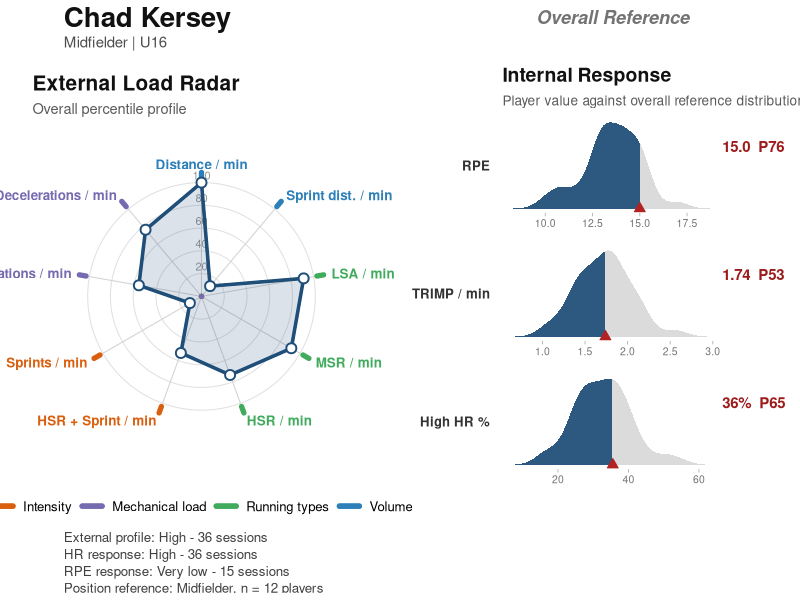
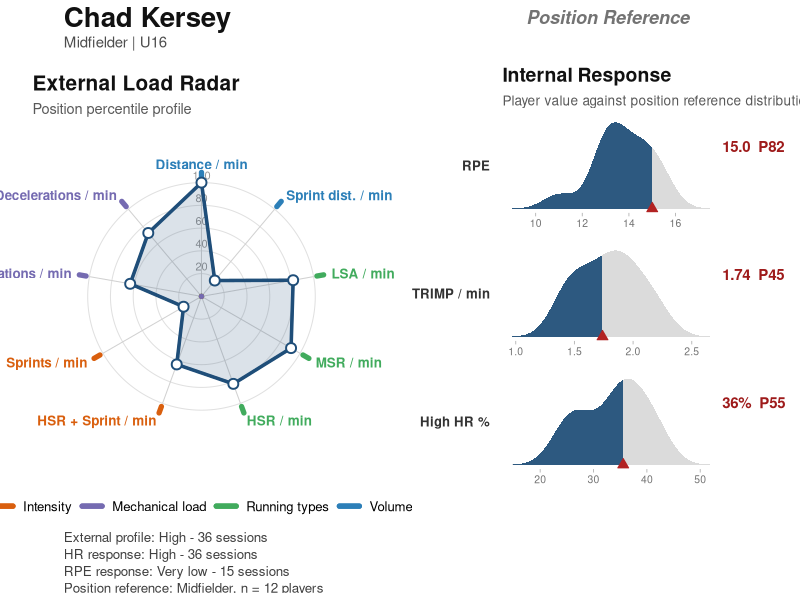

R code for these plots, in order:
# ============================================================
# RAW / DESCRIPTIVE PLAYER PHYSICAL PROFILE
#
# Input:
#   data/player_session_profile_tidy_final.csv
#
# Unit of observation:
#   one row = one player in one training session
#
# This script creates raw descriptive player profiles only.
# It does not fit mixed models, adjust for context or impute data.
# ============================================================


# ------------------------------------------------------------
# 0. PACKAGES
# ------------------------------------------------------------

library(tidyverse)
library(lubridate)
library(here)
library(patchwork)


# ------------------------------------------------------------
# 1. CONFIGURATION
# ------------------------------------------------------------

external_metrics <- c(
  "distance_per_min",
  "sprint_dist_per_min",
  "LSA_per_min",
  "MSR_per_min",
  "HSR_per_min",
  "HSR_sprint_per_min",
  "no_sprints_per_min",
  "accelerations_per_min",
  "decelerations_per_min"
)

external_metric_labels <- c(
  distance_per_min = "Distance / min",
  sprint_dist_per_min = "Sprint dist. / min",
  LSA_per_min = "LSA / min",
  MSR_per_min = "MSR / min",
  HSR_per_min = "HSR / min",
  HSR_sprint_per_min = "HSR + Sprint / min",
  no_sprints_per_min = "Sprints / min",
  accelerations_per_min = "Accelerations / min",
  decelerations_per_min = "Decelerations / min"
)

external_metric_blocks <- c(
  distance_per_min = "Volume",
  sprint_dist_per_min = "Volume",
  LSA_per_min = "Running types",
  MSR_per_min = "Running types",
  HSR_per_min = "Running types",
  HSR_sprint_per_min = "Intensity",
  no_sprints_per_min = "Intensity",
  accelerations_per_min = "Mechanical load",
  decelerations_per_min = "Mechanical load"
)

block_colours <- c(
  "Volume" = "#2C7FB8",
  "Running types" = "#41AB5D",
  "Intensity" = "#D95F0E",
  "Mechanical load" = "#756BB1"
)

internal_metrics <- c("RPE", "TRIMP_per_min", "High_HR_pct")

internal_metric_labels <- c(
  RPE = "RPE",
  TRIMP_per_min = "TRIMP / min",
  High_HR_pct = "High HR %"
)

profile_colour <- "#1F4E79"
radar_rings <- c(20, 40, 60, 80, 100)


# ------------------------------------------------------------
# 2. LOAD DATA AND CHECK REQUIRED VARIABLES
# ------------------------------------------------------------

data <- read_csv("player_session_profile_tidy_final.csv")%>%
  mutate(Date = ymd(Date))

required_variables <- c(
  "PlayerName",
  "PLAYING.POSITION",
  "Team",
  "hr_duration",
  "RPE",
  "TRIMPmod",
  "HRzone4",
  "HRzone5",
  external_metrics
)

missing_variables <- setdiff(required_variables, names(data))

if (length(missing_variables) > 0) {
  stop(
    "Missing required variables: ",
    paste(missing_variables, collapse = ", "),
    call. = FALSE
  )
}


# ------------------------------------------------------------
# 3. HELPER FUNCTIONS
# ------------------------------------------------------------

percentile_0_100 <- function(x) {
  if (sum(!is.na(x)) == 0) {
    return(rep(NA_real_, length(x)))
  }

  percent_rank(x) * 100
}

evidence_category <- function(n_sessions) {
  case_when(
    is.na(n_sessions) ~ NA_character_,
    n_sessions >= 45 ~ "Very high",
    n_sessions >= 35 ~ "High",
    n_sessions >= 25 ~ "Moderate",
    n_sessions >= 20 ~ "Low",
    TRUE ~ "Very low"
  )
}

most_common_value <- function(x) {
  x <- x[!is.na(x)]

  if (length(x) == 0) {
    return(NA_character_)
  }

  counts <- table(x)
  names(counts)[counts == max(counts)] %>%
    sort() %>%
    first()
}

check_player_exists <- function(player_name) {
  if (!player_name %in% player_profile_metadata$PlayerName) {
    stop(
      "Player not found: ", player_name,
      ". Check spelling against player_profile_metadata$PlayerName.",
      call. = FALSE
    )
  }
}

reference_column <- function(reference) {
  reference <- match.arg(reference, c("overall", "position"))

  if (reference == "overall") {
    "overall_percentile"
  } else {
    "position_percentile"
  }
}

make_density_data <- function(data, x_var, group_var, n_points = 180) {
  data %>%
    filter(!is.na(.data[[x_var]])) %>%
    group_by(across(all_of(group_var))) %>%
    group_modify(~ {
      values <- .x[[x_var]]

      if (length(unique(values)) < 2) {
        return(tibble(raw_value = values[1], density = 0))
      }

      density_values <- density(values, n = n_points, na.rm = TRUE)

      tibble(
        raw_value = density_values$x,
        density = density_values$y
      )
    }) %>%
    ungroup()
}


# ------------------------------------------------------------
# 4. PLAYER-LEVEL EXTERNAL LOAD PROFILE
# ------------------------------------------------------------

# Team is a player attribute. If a player has multiple Team values, the modal
# Team is used, with alphabetical tie-breaking for deterministic output.
player_external_summary <- data %>%
  group_by(PlayerName, PLAYING.POSITION) %>%
  summarise(
    Team = most_common_value(Team),
    n_external = sum(if_all(all_of(external_metrics), ~ !is.na(.x))),
    across(
      all_of(external_metrics),
      ~ median(.x, na.rm = TRUE),
      .names = "{.col}"
    ),
    .groups = "drop"
  ) %>%
  mutate(
    across(
      all_of(external_metrics),
      ~ if_else(is.nan(.x), NA_real_, .x)
    )
  )

position_reference <- player_external_summary %>%
  count(PLAYING.POSITION, name = "n_position_players")

external_percentiles_long <- player_external_summary %>%
  left_join(position_reference, by = "PLAYING.POSITION") %>%
  pivot_longer(
    all_of(external_metrics),
    names_to = "metric",
    values_to = "raw_median"
  ) %>%
  mutate(
    metric = factor(metric, levels = external_metrics),
    block = external_metric_blocks[as.character(metric)],
    metric_label = external_metric_labels[as.character(metric)]
  ) %>%
  group_by(metric) %>%
  mutate(overall_percentile = percentile_0_100(raw_median)) %>%
  ungroup() %>%
  group_by(PLAYING.POSITION, metric) %>%
  mutate(position_percentile = percentile_0_100(raw_median)) %>%
  ungroup()


# ------------------------------------------------------------
# 5. PLAYER-LEVEL INTERNAL RESPONSE PROFILE
# ------------------------------------------------------------

# HRzone4 and HRzone5 appear to be expressed in minutes because their zone
# totals align with hr_duration in the source rows inspected. High_HR_pct is
# therefore calculated as high-HR minutes divided by HR duration.
data_internal <- data %>%
  mutate(
    TRIMP_per_min = if_else(
      !is.na(TRIMPmod) & !is.na(hr_duration) & hr_duration > 0,
      TRIMPmod / hr_duration,
      NA_real_
    ),
    High_HR_pct = if_else(
      !is.na(HRzone4) & !is.na(HRzone5) & !is.na(hr_duration) & hr_duration > 0,
      100 * (HRzone4 + HRzone5) / hr_duration,
      NA_real_
    )
  )

player_internal_summary <- data_internal %>%
  group_by(PlayerName, PLAYING.POSITION) %>%
  summarise(
    Team = most_common_value(Team),
    n_HR = sum(!is.na(TRIMP_per_min)),
    n_RPE = sum(!is.na(RPE)),
    RPE = median(RPE, na.rm = TRUE),
    TRIMP_per_min = median(TRIMP_per_min, na.rm = TRUE),
    High_HR_pct = median(High_HR_pct, na.rm = TRUE),
    .groups = "drop"
  ) %>%
  mutate(
    across(all_of(internal_metrics), ~ if_else(is.nan(.x), NA_real_, .x))
  )

internal_percentiles_long <- player_internal_summary %>%
  left_join(position_reference, by = "PLAYING.POSITION") %>%
  pivot_longer(
    all_of(internal_metrics),
    names_to = "metric",
    values_to = "raw_median"
  ) %>%
  mutate(
    metric = factor(metric, levels = internal_metrics),
    metric_label = internal_metric_labels[as.character(metric)]
  ) %>%
  group_by(metric) %>%
  mutate(overall_percentile = percentile_0_100(raw_median)) %>%
  ungroup() %>%
  group_by(PLAYING.POSITION, metric) %>%
  mutate(position_percentile = percentile_0_100(raw_median)) %>%
  ungroup()


# ------------------------------------------------------------
# 6. PLAYER PROFILE METADATA
# ------------------------------------------------------------

player_profile_metadata <- player_external_summary %>%
  select(PlayerName, PLAYING.POSITION, Team, n_external) %>%
  left_join(
    player_internal_summary %>%
      select(PlayerName, n_HR, n_RPE),
    by = "PlayerName"
  ) %>%
  left_join(position_reference, by = "PLAYING.POSITION") %>%
  mutate(
    external_evidence = evidence_category(n_external),
    HR_evidence = evidence_category(n_HR),
    RPE_evidence = evidence_category(n_RPE)
  )


# ------------------------------------------------------------
# 7. PLOTTING FUNCTIONS
# ------------------------------------------------------------

plot_external_radar <- function(player_name, reference = c("overall", "position")) {
  reference <- match.arg(reference)
  percentile_col <- reference_column(reference)
  check_player_exists(player_name)

  player_data <- external_percentiles_long %>%
    filter(PlayerName == player_name) %>%
    arrange(metric) %>%
    mutate(
      percentile = .data[[percentile_col]],
      angle = 2 * pi * (row_number() - 1) / n(),
      x = percentile * sin(angle),
      y = percentile * cos(angle),
      label_x = 116 * sin(angle),
      label_y = 116 * cos(angle),
      hjust_label = case_when(
        label_x > 10 ~ 0,
        label_x < -10 ~ 1,
        TRUE ~ 0.5
      )
    )

  ring_data <- crossing(
    ring = radar_rings,
    angle = seq(0, 2 * pi, length.out = 361)
  ) %>%
    mutate(
      x = ring * sin(angle),
      y = ring * cos(angle)
    )

  axis_data <- player_data %>%
    transmute(
      metric,
      metric_label,
      block,
      x = 0,
      y = 0,
      xend = 100 * sin(angle),
      yend = 100 * cos(angle),
      label_x,
      label_y,
      hjust_label
    )

  polygon_data <- bind_rows(player_data, slice(player_data, 1))
  block_legend_data <- axis_data %>%
    distinct(block) %>%
    mutate(x = 0, y = 0, xend = 0, yend = 0)

  ggplot() +
    geom_path(
      data = ring_data,
      aes(x, y, group = ring),
      colour = "grey88",
      linewidth = 0.35
    ) +
    geom_text(
      data = tibble(ring = radar_rings, x = 0, y = radar_rings),
      aes(x, y, label = ring),
      colour = "grey58",
      size = 2.8,
      vjust = -0.4
    ) +
    geom_segment(
      data = axis_data,
      aes(x = x, y = y, xend = xend, yend = yend),
      colour = "grey82",
      linewidth = 0.35
    ) +
    geom_segment(
      data = axis_data,
      aes(x = 103 * sin(atan2(xend, yend)),
          y = 103 * cos(atan2(xend, yend)),
          xend = 109 * sin(atan2(xend, yend)),
          yend = 109 * cos(atan2(xend, yend)),
          colour = block),
      linewidth = 1.8,
      lineend = "round"
    ) +
    geom_polygon(
      data = player_data,
      aes(x, y),
      fill = profile_colour,
      colour = profile_colour,
      alpha = 0.16,
      linewidth = 0.8
    ) +
    geom_path(
      data = polygon_data,
      aes(x, y),
      colour = profile_colour,
      linewidth = 1.2,
      linejoin = "round"
    ) +
    geom_point(
      data = player_data,
      aes(x, y),
      colour = profile_colour,
      fill = "white",
      shape = 21,
      stroke = 1,
      size = 2.7
    ) +
    geom_text(
      data = axis_data,
      aes(label_x, label_y, label = metric_label, colour = block, hjust = hjust_label),
      size = 3.4,
      fontface = "bold",
      lineheight = 0.95,
      show.legend = FALSE
    ) +
    geom_segment(
      data = block_legend_data,
      aes(x = x, y = y, xend = xend, yend = yend, colour = block),
      linewidth = 1.8,
      lineend = "round"
    ) +
    scale_colour_manual(values = block_colours) +
    coord_equal(xlim = c(-135, 135), ylim = c(-130, 135), clip = "off") +
    labs(
      title = "External Load Radar",
      subtitle = paste(str_to_title(reference), "percentile profile"),
      colour = "Block"
    ) +
    theme_void() +
    theme(
      plot.title = element_text(face = "bold", size = 15, colour = "#111111"),
      plot.subtitle = element_text(size = 10.5, colour = "grey35"),
      legend.position = "bottom",
      legend.title = element_blank(),
      legend.text = element_text(size = 9.5),
      legend.key.width = grid::unit(18, "pt"),
      plot.margin = margin(8, 18, 8, 18)
    )
}

plot_internal_response <- function(player_name, reference = c("overall", "position")) {
  reference <- match.arg(reference)
  percentile_col <- reference_column(reference)
  check_player_exists(player_name)

  player_metadata <- player_profile_metadata %>%
    filter(PlayerName == player_name) %>%
    slice(1)

  reference_data <- internal_percentiles_long

  if (reference == "position") {
    reference_data <- reference_data %>%
      filter(PLAYING.POSITION == player_metadata$PLAYING.POSITION)
  }

  player_data <- internal_percentiles_long %>%
    filter(PlayerName == player_name) %>%
    mutate(
      percentile = .data[[percentile_col]],
      metric_label = factor(
        metric_label,
        levels = unname(internal_metric_labels[internal_metrics])
      ),
      value_label = case_when(
        metric == "RPE" ~ sprintf("%.1f", raw_median),
        metric == "TRIMP_per_min" ~ sprintf("%.2f", raw_median),
        metric == "High_HR_pct" ~ sprintf("%.0f%%", raw_median),
        TRUE ~ sprintf("%.2f", raw_median)
      ),
      percentile_label = if_else(
        is.na(percentile),
        "P NA",
        paste0("P", round(percentile))
      )
    )

  density_data <- reference_data %>%
    mutate(
      metric_label = factor(
        metric_label,
        levels = unname(internal_metric_labels[internal_metrics])
      )
    ) %>%
    make_density_data("raw_median", "metric_label") %>%
    group_by(metric_label) %>%
    mutate(
      density_scaled = {
        max_density <- max(density, na.rm = TRUE)

        if (max_density > 0) {
          density / max_density
        } else {
          rep(0, n())
        }
      }
    ) %>%
    ungroup()

  highlighted_density <- density_data %>%
    left_join(
      player_data %>%
        select(metric_label, player_value = raw_median),
      by = "metric_label"
    ) %>%
    filter(raw_value <= player_value)

  ggplot(density_data, aes(raw_value, density_scaled)) +
    geom_area(fill = "grey86", colour = NA) +
    geom_area(
      data = highlighted_density,
      fill = profile_colour,
      alpha = 0.92,
      colour = NA
    ) +
    geom_point(
      data = player_data,
      aes(x = raw_median, y = 0),
      inherit.aes = FALSE,
      shape = 24,
      fill = "#B22222",
      colour = "#B22222",
      size = 2.4
    ) +
    geom_text(
      data = player_data,
      aes(
        x = Inf,
        y = 0.72,
        label = paste0(value_label, "  ", percentile_label)
      ),
      inherit.aes = FALSE,
      hjust = -0.03,
      fontface = "bold",
      colour = "#9E1B1B",
      size = 3.8
    ) +
    facet_wrap(
      vars(metric_label),
      ncol = 1,
      scales = "free_x",
      strip.position = "left"
    ) +
    labs(
      title = "Internal Response",
      subtitle = paste("Player value against", reference, "reference distribution"),
      x = NULL,
      y = NULL
    ) +
    coord_cartesian(clip = "off") +
    theme_minimal(base_size = 10) +
    theme(
      panel.grid = element_blank(),
      axis.text.y = element_blank(),
      axis.text.x = element_text(
        size = 7.5,
        colour = "grey45"
      ),
      axis.ticks.x = element_line(
        colour = "grey70",
        linewidth = 0.3
      ),
      strip.placement = "outside",
      strip.text.y.left = element_text(
        angle = 0,
        hjust = 1,
        face = "bold",
        colour = "grey20",
        size = 9.5
      ),
      panel.spacing.y = grid::unit(0.8, "lines"),
      plot.title = element_text(face = "bold", size = 14, colour = "#111111"),
      plot.subtitle = element_text(size = 9.8, colour = "grey35"),
      plot.margin = margin(8, 52, 8, 8)
    )
}

plot_player_card <- function(player_name, reference = c("overall", "position")) {
  reference <- match.arg(reference)
  check_player_exists(player_name)

  metadata <- player_profile_metadata %>%
    filter(PlayerName == player_name) %>%
    slice(1)

  reference_title <- str_to_title(reference)

  header <- ggplot() +
    annotate(
      "text",
      x = 0,
      y = 1.05,
      label = metadata$PlayerName,
      hjust = 0,
      fontface = "bold",
      size = 7,
      colour = "#111111"
    ) +
    annotate(
      "text",
      x = 0,
      y = 0.35,
      label = paste(metadata$PLAYING.POSITION, "|", metadata$Team),
      hjust = 0,
      size = 3.8,
      colour = "grey30"
    ) +
    annotate(
      "text",
      x = 1,
      y = 1.05,
      label = paste(reference_title, "Reference"),
      hjust = 1,
      fontface = "bold.italic",
      size = 4.6,
      colour = "grey45"
    ) +
    xlim(0, 1) +
    ylim(0, 1.25) +
    theme_void()

  footer_text <- paste0(
    "External profile: ", metadata$external_evidence, " - ",
    metadata$n_external, " sessions\n",
    "HR response: ", metadata$HR_evidence, " - ",
    metadata$n_HR, " sessions\n",
    "RPE response: ", metadata$RPE_evidence, " - ",
    metadata$n_RPE, " sessions\n",
    "Position reference: ", metadata$PLAYING.POSITION, ", n = ",
    metadata$n_position_players, " players"
  )

  footer <- ggplot() +
    annotate(
      "text",
      x = 0,
      y = 1,
      label = footer_text,
      hjust = 0,
      vjust = 1,
      size = 3.4,
      lineheight = 1.05,
      colour = "grey25"
    ) +
    xlim(0, 1) +
    ylim(0, 1) +
    theme_void()

  player_card <- header /
    (plot_external_radar(player_name, reference) + plot_internal_response(player_name, reference) +
       plot_layout(widths = c(1.55, 1))) /
    footer +
    plot_layout(heights = c(0.14, 1, 0.18))

  player_card +
    plot_annotation(
      theme = theme(plot.background = element_rect(fill = "white", colour = NA))
    )
}

save(
  external_percentiles_long,
  internal_percentiles_long,
  player_profile_metadata,
  
  external_metric_labels,
  external_metric_blocks,
  block_colours,
  
  internal_metric_labels,
  internal_metrics,
  
  profile_colour,
  radar_rings,
  
  check_player_exists,
  reference_column,
  make_density_data,
  
  plot_external_radar,
  plot_internal_response,
  plot_player_card,
  
  file = "raw_profile_tool.RData"
  )


# ------------------------------------------------------------
# 8. EXAMPLE CALLS
# ------------------------------------------------------------

example_player <- player_profile_metadata$PlayerName[5]

plot_player_card(example_player, reference = "overall")
plot_player_card(example_player, reference = "position")
